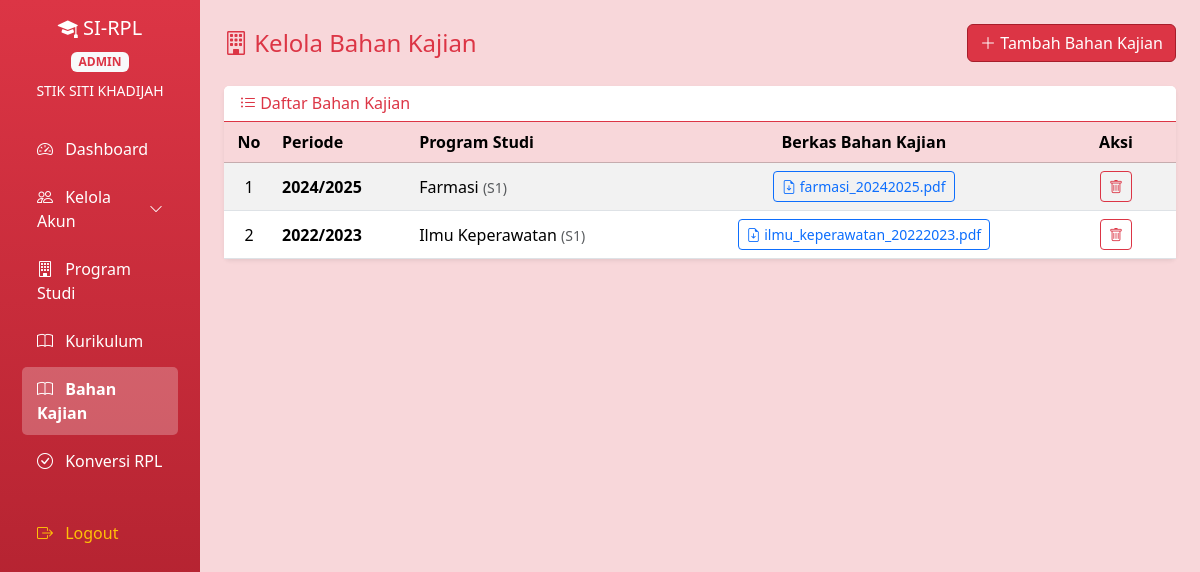
/dashboard.php?page=admin/bahan_kajian (signed in), run on the app's committed database.
### tables this page shows
CREATE TABLE `bahan_kajian` (
  `id` int(2) NOT NULL,
  `id_prodi` int(2) NOT NULL,
  `periode_tahun` varchar(9) NOT NULL,
  `bahan_kajian` varchar(225) NOT NULL
);

CREATE TABLE `program_studi` (
  `id` int(11) NOT NULL,
  `kode_prodi` varchar(20) NOT NULL,
  `nama_prodi` varchar(100) NOT NULL,
  `jenjang` enum('D3','S1','S2') NOT NULL
);

### pages/admin/bahan_kajian.php (the view, shortened to what this page needs)
<?php
    $uploadDir = 'uploads/bahan_kajian/';
?>
<div class="d-flex justify-content-between align-items-center mb-4 flex-wrap">
    <h4 class="text-danger m-0"><i class="bi bi-building"></i> Kelola Bahan Kajian</h4>
    <button class="btn btn-theme mt-2 mt-sm-0" data-bs-toggle="modal" data-bs-target="#modalTambah">
        <i class="bi bi-plus-lg"></i> Tambah Bahan Kajian
    </button>
</div>
<div class="card shadow-sm border-0">
    <div class="card-header bg-white border-bottom border-danger">
        <h6 class="mb-0 text-danger"><i class="bi bi-list-ul"></i> Daftar Bahan Kajian</h6>
    </div>
    <div class="card-body p-0">
        <div class="table-responsive">
            <table class="table table-hover table-striped mb-0 align-middle">
                <thead class="table-danger">
                    <tr>
                        <th class="text-center" width="50">No</th>
                        <th>Periode</th>
                        <th>Program Studi</th>
                        <th class="text-center">Berkas Bahan Kajian</th>
                        <th class="text-center" width="120">Aksi</th>
                    </tr>
                </thead>
                <tbody>
                    <?php
                    $no = 1;
                    $q = $conn->query("SELECT bahan_kajian.*, program_studi.nama_prodi, program_studi.jenjang FROM bahan_kajian JOIN program_studi ON bahan_kajian.id_prodi = program_studi.id");
                    if ($q->num_rows == 0):
                    ?>
                    <tr><td colspan="5" class="text-center text-muted py-4"><i class="bi bi-inbox fs-1 d-block mb-2 opacity-50"></i>Belum ada data bahan kajian</td></tr>
                    <?php else: while($d = $q->fetch_assoc()): ?>
                    <tr>
                        <td class="text-center"><?= $no++ ?></td>
                        <td class="fw-bold"><?= htmlspecialchars($d['periode_tahun']) ?></td>
                        <td><?= htmlspecialchars($d['nama_prodi']) ?> <small class="text-muted">(<?= $d['jenjang'] ?>)</small></td>
                        <td class="text-center">
                            <?php if (!empty($d['bahan_kajian'])): ?>
                                <a href="<?= $uploadDir . htmlspecialchars($d['bahan_kajian']) ?>" target="_blank" class="btn btn-sm btn-outline-primary" title="Download">
                                    <i class="bi bi-file-earmark-arrow-down"></i> <?= htmlspecialchars($d['bahan_kajian']) ?>
                                </a>
                            <?php else: ?>
                                <span class="badge bg-secondary">Tidak ada file</span>
                            <?php endif; ?>
                        </td>
                        <td class="text-center">
                            <a href="?page=admin/bahan_kajian&hapus=<?= $d['id'] ?>" class="btn btn-sm btn-outline-danger" onclick="return confirm('Yakin hapus data bahan kajian <?= htmlspecialchars($d['nama_prodi']) ?> periode <?= htmlspecialchars($d['periode_tahun']) ?>?')" title="Hapus"><i class="bi bi-trash"></i></a>
                        </td>
                    </tr>
                    <?php endwhile; endif; ?>
                </tbody>
            </table>
        </div>
    </div>
</div>

### assets/css/custom.css (style rules this page uses)
:root { --primary-red: #dc3545; --dark-red: #a71d2a; --light-red: #f8d7da; }
body { background-color: #f4f6f9; }
.btn-theme { background-color: var(--primary-red); border-color: var(--dark-red); color: white; }
.table thead { background-color: var(--primary-red) !important; color: white; }

### data on the page
bahan_kajian: periode_tahun "2024/2025", program_studi.nama_prodi "Farmasi", program_studi.jenjang "S1", bahan_kajian "farmasi_20242025.pdf"
bahan_kajian: periode_tahun "2022/2023", program_studi.nama_prodi "Ilmu Keperawatan", program_studi.jenjang "S1", bahan_kajian "ilmu_keperawatan_20222023.pdf"

### other printed values
$_SESSION['role'] "ADMIN"
$_SESSION['nama'] "STIK SITI KHADIJAH"
